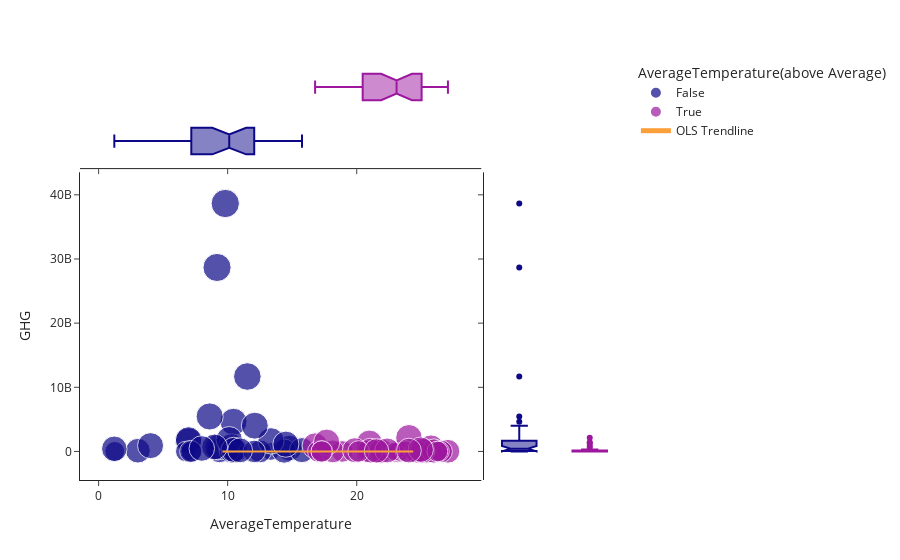

The notebook cell saved with this chart:
### Code cell
import plotly.graph_objs as go
import statsmodels.api as sm

col_name = str("AverageTemperature") + "(above Average)"
df[col_name] = (df[("AverageTemperature")] > df[("AverageTemperature")].mean())#.astype(int)

fig = px.scatter(df, x="AverageTemperature", y ="GHG", size=np.log(df["GHG"]), color=col_name, hover_name=df.index, log_x=False,marginal_x = "box",marginal_y = "box", template="simple_white", color_discrete_sequence=["#0d0887", "#9c179e"])

# linear regression
regline = sm.OLS(df["AverageTemperature"],sm.add_constant(np.log(df["GHG"]))).fit().fittedvalues

# add linear regression line for whole sample
fig.add_traces(go.Scatter(x=np.log(df["GHG"]), y=regline,
                          mode = 'lines',
                          marker_color='#fb9f3a',
                          name='OLS Trendline')
                          )

fig.show()

### Figure 1 — Plotly figure (JSON) as saved in the notebook; plotly's stock layout.template omitted (floating-point values rounded to 4 significant figures)
{"data": [{"hovertemplate": "<b>%{hovertext}</b><br><br>AverageTemperature(above Average)=False<br>AverageTemperature=%{x}<br>GHG=%{y}<br>size=%{marker.size}<extra></extra>", "hovertext": [0, 1, 3, 5, 7, 10, 11, 12, 14, 18, 20, 21, 22, 23, 25, 26, 31, 33, 34, 36, 38, 43, 44, 46, 47, 50, 51, 53, 56, 57, 58, 59, 64, 65], "legendgroup": "False", "marker": {"color": "#0d0887", "size": [9.593, 15.78, 20.08, 21.22, 22.25, 18.53, 19.09, 21.31, 20.33, 12.63, 18.58, 23.18, 24.08, 17.88, 20.44, 12.06, 19.23, 21.22, 22.11, 13.11, 12.28, 21.32, 19.32, 15.04, 19.83, 22.42, 19.14, 20.36, 15.47, 20.85, 20.62, 19.95, 18.98, 24.38], "sizemode": "area", "sizeref": 0.06094, "symbol": "circle"}, "mode": "markers", "name": "False", "orientation": "v", "showlegend": true, "type": "scatter", "x": [13.35, 12.52, 14.77, 6.963, 10.45, 10.3, 9.369, 6.976, 9.237, 6.746, 3.046, 11.53, 9.176, 14.38, 10.29, 1.248, 10.58, 13.35, 12.1, 7.182, 10.12, 10.12, 10.46, 7.137, 1.217, 8.606, 15.76, 8.988, 12.06, 14.51, 4.023, 7.996, 10.96, 9.814], "xaxis": "x", "y": [14656, 7166784, 526139408, 1644707312, 4626144416, 111861920, 194825872, 1792828176, 673611744, 304112, 117127088, 11682198672, 28678989040, 58133024, 755091776, 172208, 224764416, 1650353536, 4014798688, 494640, 216176, 1823994160, 245902032, 3396528, 409653520, 5454332992, 204795616, 698076272, 5235856, 1133560992, 904872432, 463016016, 174366096, 38649004176], "yaxis": "y"}, {"alignmentgroup": "True", "hovertemplate": "<b>%{hovertext}</b><br><br>AverageTemperature(above Average)=False<br>AverageTemperature=%{x}<extra></extra>", "hovertext": [0, 1, 3, 5, 7, 10, 11, 12, 14, 18, 20, 21, 22, 23, 25, 26, 31, 33, 34, 36, 38, 43, 44, 46, 47, 50, 51, 53, 56, 57, 58, 59, 64, 65], "legendgroup": "False", "marker": {"color": "#0d0887", "symbol": "circle"}, "name": "False", "notched": true, "offsetgroup": "False", "showlegend": false, "type": "box", "x": [13.35, 12.52, 14.77, 6.963, 10.45, 10.3, 9.369, 6.976, 9.237, 6.746, 3.046, 11.53, 9.176, 14.38, 10.29, 1.248, 10.58, 13.35, 12.1, 7.182, 10.12, 10.12, 10.46, 7.137, 1.217, 8.606, 15.76, 8.988, 12.06, 14.51, 4.023, 7.996, 10.96, 9.814], "xaxis": "x3", "yaxis": "y3"}, {"alignmentgroup": "True", "hovertemplate": "<b>%{hovertext}</b><br><br>AverageTemperature(above Average)=False<br>GHG=%{y}<extra></extra>", "hovertext": [0, 1, 3, 5, 7, 10, 11, 12, 14, 18, 20, 21, 22, 23, 25, 26, 31, 33, 34, 36, 38, 43, 44, 46, 47, 50, 51, 53, 56, 57, 58, 59, 64, 65], "legendgroup": "False", "marker": {"color": "#0d0887", "symbol": "circle"}, "name": "False", "notched": true, "offsetgroup": "False", "showlegend": false, "type": "box", "xaxis": "x2", "y": [14656, 7166784, 526139408, 1644707312, 4626144416, 111861920, 194825872, 1792828176, 673611744, 304112, 117127088, 11682198672, 28678989040, 58133024, 755091776, 172208, 224764416, 1650353536, 4014798688, 494640, 216176, 1823994160, 245902032, 3396528, 409653520, 5454332992, 204795616, 698076272, 5235856, 1133560992, 904872432, 463016016, 174366096, 38649004176], "yaxis": "y2"}, {"hovertemplate": "<b>%{hovertext}</b><br><br>AverageTemperature(above Average)=True<br>AverageTemperature=%{x}<br>GHG=%{y}<br>size=%{marker.size}<extra></extra>", "hovertext": [2, 4, 6, 8, 9, 13, 15, 16, 17, 19, 24, 27, 28, 29, 30, 32, 35, 37, 39, 40, 41, 42, 45, 48, 49, 52, 54, 55, 60, 61, 62, 63, 66, 67, 68, 69], "legendgroup": "True", "marker": {"color": "#9c179e", "size": [15.8, 20.97, 17.65, 14.57, 19.28, 18.03, 16.88, 17.98, 11.15, 10.6, 12.38, 21.48, 20.17, 20.59, 18.68, 14.29, 16.18, 14.06, 10.4, 18.0, 15.93, 13.88, 17.21, 19.06, 14.98, 12.47, 18.61, 21.08, 13.2, 18.85, 13.27, 14.18, 14.31, 19.47, 18.71, 18.35], "sizemode": "area", "sizeref": 0.06094, "symbol": "circle"}, "mode": "markers", "name": "True", "orientation": "v", "showlegend": true, "type": "scatter", "x": [23.19, 20.98, 25.4, 20.78, 24.62, 24.75, 21.73, 21.89, 26.69, 22.94, 23.27, 24.05, 25.76, 16.78, 21.05, 18.88, 24.64, 17.02, 22.99, 25.98, 18.15, 23.8, 27.07, 19.85, 26.55, 26.4, 25.1, 17.67, 17.28, 22.36, 26.25, 20.15, 17.29, 24.96, 24.04, 21.54], "xaxis": "x", "y": [7302352, 1285364176, 46096784, 2132448, 235503600, 67926896, 21375776, 64493728, 69616, 40304, 238160, 2127974256, 572987312, 876762224, 129097376, 1604832, 10603616, 1271408, 32976, 65717504, 8273312, 1066224, 29718704, 189450784, 3209664, 260144, 121029248, 1431975472, 542272, 154104176, 578912, 1436288, 1637808, 285744368, 134014464, 93593216], "yaxis": "y"}, {"alignmentgroup": "True", "hovertemplate": "<b>%{hovertext}</b><br><br>AverageTemperature(above Average)=True<br>AverageTemperature=%{x}<extra></extra>", "hovertext": [2, 4, 6, 8, 9, 13, 15, 16, 17, 19, 24, 27, 28, 29, 30, 32, 35, 37, 39, 40, 41, 42, 45, 48, 49, 52, 54, 55, 60, 61, 62, 63, 66, 67, 68, 69], "legendgroup": "True", "marker": {"color": "#9c179e", "symbol": "circle"}, "name": "True", "notched": true, "offsetgroup": "True", "showlegend": false, "type": "box", "x": [23.19, 20.98, 25.4, 20.78, 24.62, 24.75, 21.73, 21.89, 26.69, 22.94, 23.27, 24.05, 25.76, 16.78, 21.05, 18.88, 24.64, 17.02, 22.99, 25.98, 18.15, 23.8, 27.07, 19.85, 26.55, 26.4, 25.1, 17.67, 17.28, 22.36, 26.25, 20.15, 17.29, 24.96, 24.04, 21.54], "xaxis": "x3", "yaxis": "y3"}, {"alignmentgroup": "True", "hovertemplate": "<b>%{hovertext}</b><br><br>AverageTemperature(above Average)=True<br>GHG=%{y}<extra></extra>", "hovertext": [2, 4, 6, 8, 9, 13, 15, 16, 17, 19, 24, 27, 28, 29, 30, 32, 35, 37, 39, 40, 41, 42, 45, 48, 49, 52, 54, 55, 60, 61, 62, 63, 66, 67, 68, 69], "legendgroup": "True", "marker": {"color": "#9c179e", "symbol": "circle"}, "name": "True", "notched": true, "offsetgroup": "True", "showlegend": false, "type": "box", "xaxis": "x2", "y": [7302352, 1285364176, 46096784, 2132448, 235503600, 67926896, 21375776, 64493728, 69616, 40304, 238160, 2127974256, 572987312, 876762224, 129097376, 1604832, 10603616, 1271408, 32976, 65717504, 8273312, 1066224, 29718704, 189450784, 3209664, 260144, 121029248, 1431975472, 542272, 154104176, 578912, 1436288, 1637808, 285744368, 134014464, 93593216], "yaxis": "y2"}, {"marker": {"color": "#fb9f3a"}, "mode": "lines", "name": "OLS Trendline", "type": "scatter", "x": [9.593, 15.78, 15.8, 20.08, 20.97, 21.22, 17.65, 22.25, 14.57, 19.28, 18.53, 19.09, 21.31, 18.03, 20.33, 16.88, 17.98, 11.15, 12.63, 10.6, 18.58, 23.18, 24.08, 17.88, 12.38, 20.44, 12.06, 21.48, 20.17, 20.59, 18.68, 19.23, 14.29, 21.22, 22.11, 16.18, 13.11, 14.06, 12.28, 10.4, 18.0, 15.93, 13.88, 21.32, 19.32, 17.21, 15.04, 19.83, 19.06, 14.98, 22.42, 19.14, 12.47, 20.36, 18.61, 21.08, 15.47, 20.85, 20.62, 19.95, 13.2, 18.85, 13.27, 14.18, 18.98, 24.38, 14.31, 19.47, 18.71, 18.35], "y": [21.0, 17.35, 17.33, 14.81, 14.28, 14.14, 16.25, 13.53, 18.06, 15.28, 15.72, 15.4, 14.09, 16.02, 14.66, 16.7, 16.05, 20.08, 19.21, 20.4, 15.7, 12.98, 12.45, 16.11, 19.35, 14.6, 19.55, 13.98, 14.76, 14.51, 15.64, 15.31, 18.23, 14.13, 13.61, 17.11, 18.92, 18.37, 19.41, 20.52, 16.04, 17.26, 18.47, 14.08, 15.26, 16.51, 17.79, 14.96, 15.41, 17.82, 13.43, 15.37, 19.3, 14.64, 15.68, 14.22, 17.53, 14.36, 14.49, 14.88, 18.87, 15.53, 18.83, 18.29, 15.46, 12.27, 18.22, 15.17, 15.62, 15.83]}], "layout": {"legend": {"itemsizing": "constant", "title": {"text": "AverageTemperature(above Average)"}, "tracegroupgap": 0}, "margin": {"t": 60}, "xaxis": {"anchor": "y", "domain": [0, 0.7363], "title": {"text": "AverageTemperature"}}, "xaxis2": {"anchor": "y2", "domain": [0.7413, 1], "matches": "x2", "showline": false, "showticklabels": false, "ticks": ""}, "xaxis3": {"anchor": "y3", "domain": [0, 0.7363], "matches": "x", "showticklabels": false}, "xaxis4": {"anchor": "y4", "domain": [0.7413, 1], "matches": "x2", "showline": false, "showticklabels": false, "ticks": ""}, "yaxis": {"anchor": "x", "domain": [0, 0.7326], "title": {"text": "GHG"}}, "yaxis2": {"anchor": "x2", "domain": [0, 0.7326], "matches": "y", "showticklabels": false}, "yaxis3": {"anchor": "x3", "domain": [0.7426, 1], "matches": "y3", "showline": false, "showticklabels": false, "ticks": ""}, "yaxis4": {"anchor": "x4", "domain": [0.7426, 1], "matches": "y3", "showline": false, "showticklabels": false, "ticks": ""}}}
